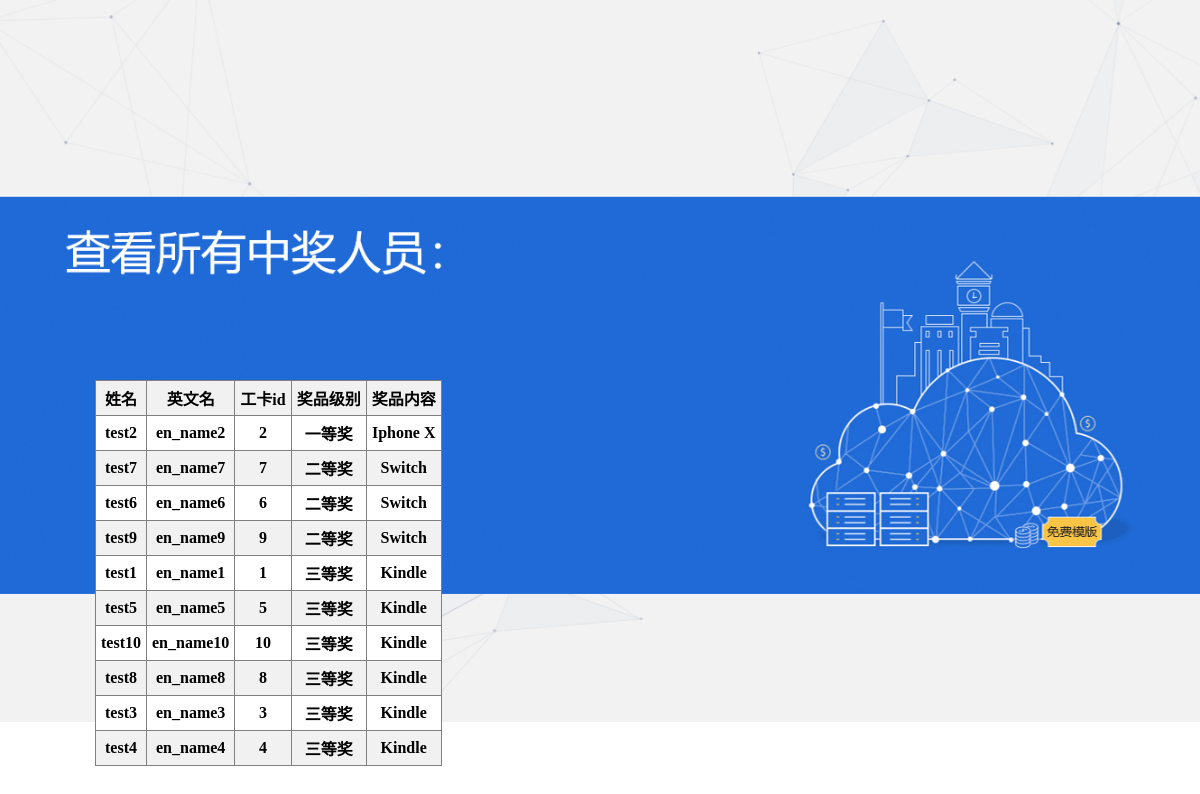
The page /index/choujiang/result/ on the database its author committed.
### choujiang/models.py (models this page shows)
class People_first(models.Model):
    name = models.CharField(max_length=20)
    english_name = models.CharField(max_length=20)
    card_id = models.IntegerField()

class People_second(models.Model):
    name = models.CharField(max_length=20)
    english_name = models.CharField(max_length=20)
    card_id = models.IntegerField()

class People_third(models.Model):
    name = models.CharField(max_length=20)
    english_name = models.CharField(max_length=20)
    card_id = models.IntegerField()

### choujiang/views.py (the view)
# urls.py: path('index/choujiang/result/', views.result_all, name='result_all'),
def result_all(request):
    Peoples_1 = list()
    Peoples_2 = list()
    Peoples_3 = list()
    Peoples_1.append(People_first.objects.all()[0].name)
    Peoples_1.append(People_first.objects.all()[0].english_name)
    Peoples_1.append(People_first.objects.all()[0].card_id)
    for x in range(0, 3):
        Peoples_2.append(People_second.objects.all()[x].name)
        Peoples_2.append(People_second.objects.all()[x].english_name)
        Peoples_2.append(People_second.objects.all()[x].card_id)
    for x in range(0, 6):
        Peoples_3.append(People_third.objects.all()[x].name)
        Peoples_3.append(People_third.objects.all()[x].english_name)
        Peoples_3.append(People_third.objects.all()[x].card_id)
    People_11 = Peoples_1
    People_21 = Peoples_2[0:3]
    People_22 = Peoples_2[3:6]
    People_23 = Peoples_2[6:9]
    People_31 = Peoples_3[0:3]
    People_32 = Peoples_3[3:6]
    People_33 = Peoples_3[6:9]
    People_34 = Peoples_3[9:12]
    People_35 = Peoples_3[12:15]
    People_36 = Peoples_3[15:18]
    return render(request, 'choujiang/result_all.html',
                  {'People_11': People_11, 'People_21': People_21, 'People_22': People_22, 'People_23': People_23,
                   'People_31': People_31, 'People_32': People_32, 'People_33': People_33, 'People_34': People_34, 'People_35': People_35, 'People_36': People_36})

### choujiang/templates/choujiang/result_all.html (shortened to what this page needs)
<!DOCTYPE html>
{% load staticfiles %}
<html lang="en">
<head>
</head>
<body>
    <table >
        <tr>
            <th>姓名</th>
            <th>英文名</th>
            <th>工卡id</th>
            <th>奖品级别</th>
            <th>奖品内容</th>
        </tr>
        <tr>
            {% for a in People_11 %}
                <th>{{ a }}</th>
            {% endfor %}
            <th>一等奖</th>
            <th>Iphone X</th>
        </tr>
        <tr>
            {% for a in People_21 %}
                <th>{{ a }}</th>
            {% endfor %}
            <th>二等奖</th>
            <th>Switch</th>
        </tr>
        <tr>
            {% for a in People_22 %}
                <th>{{ a }}</th>
            {% endfor %}
            <th>二等奖</th>
            <th>Switch</th>
        </tr>
        <tr>
            {% for a in People_23 %}
                <th>{{ a }}</th>
            {% endfor %}
            <th>二等奖</th>
            <th>Switch</th>
        </tr>
        <tr>
            {% for a in People_31 %}
                <th>{{ a }}</th>
            {% endfor %}
            <th>三等奖</th>
            <th>Kindle</th>
        </tr>
        <tr>
            {% for a in People_32 %}
                <th>{{ a }}</th>
            {% endfor %}
            <th>三等奖</th>
            <th>Kindle</th>
        </tr>
        <tr>
            {% for a in People_33 %}
                <th>{{ a }}</th>
            {% endfor %}
            <th>三等奖</th>
            <th>Kindle</th>
        </tr>
        <tr>
            {% for a in People_34 %}
                <th>{{ a }}</th>
            {% endfor %}
            <th>三等奖</th>
            <th>Kindle</th>
        </tr>
        <tr>
            {% for a in People_35 %}
                <th>{{ a }}</th>
            {% endfor %}
            <th>三等奖</th>
            <th>Kindle</th>
        </tr>
        <tr>
            {% for a in People_36 %}
                <th>{{ a }}</th>
            {% endfor %}
            <th>三等奖</th>
            <th>Kindle</th>
        </tr>
    </table>
</body>
</html>

### rows shown on the page
People_first: People_11 "test2" "en_name2"
People_second: People_21 "test7" "en_name7"
People_second: People_22 "test6" "en_name6"
People_second: People_23 "test9" "en_name9"
People_third: People_31 "test1" "en_name1"
People_third: People_32 "test5" "en_name5"
People_third: People_33 "test10" "en_name10"
People_third: People_34 "test8" "en_name8"
People_third: People_35 "test3" "en_name3"
People_third: People_36 "test4" "en_name4"

### other values the page prints
{{ a }} "2"
{{ a }} "7"
{{ a }} "6"
{{ a }} "9"
{{ a }} "1"
{{ a }} "5"
{{ a }} "10"
{{ a }} "8"
{{ a }} "3"
{{ a }} "4"
